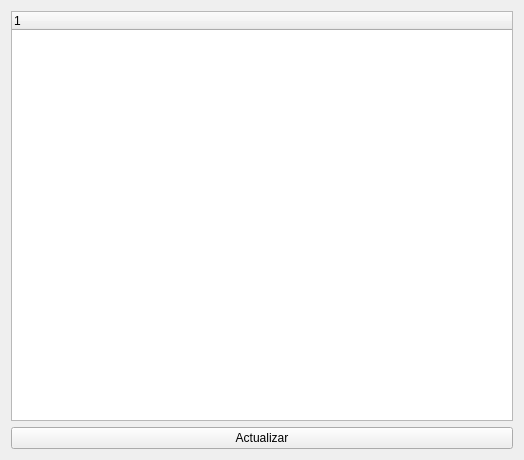
<?xml version="1.0" encoding="UTF-8"?>
<ui version="4.0">
 <class>Formulario</class>
 <widget class="QWidget" name="Formulario">
  <property name="geometry">
   <rect>
    <x>0</x>
    <y>0</y>
    <width>524</width>
    <height>460</height>
   </rect>
  </property>
  <property name="windowTitle">
   <string>Form</string>
  </property>
  <layout class="QGridLayout" name="gridLayout">
   <item row="0" column="0">
    <widget class="QTreeWidget" name="treeWidget">
     <column>
      <property name="text">
       <string notr="true">1</string>
      </property>
     </column>
    </widget>
   </item>
   <item row="1" column="0">
    <widget class="QPushButton" name="pbActualizar">
     <property name="text">
      <string>Actualizar</string>
     </property>
    </widget>
   </item>
  </layout>
 </widget>
 <resources/>
 <connections/>
</ui>
